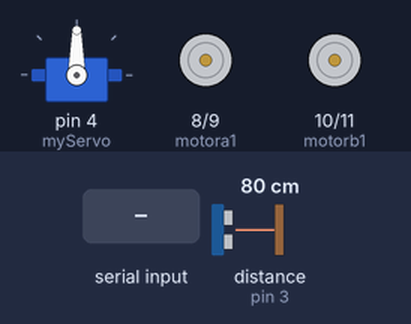
Recording of a sketch running on a simulated Arduino Uno, built with avr-gcc and run on an emulated ATmega328P. On the bench: servo, motor-driver pin pairs drawn as motors (green arrow = first pin HIGH = forward, orange = second pin HIGH = backward, longer = more drive, scaled by the enable pin). Inputs (shaded band) come from the test bench; at power-on: distance to the obstacle (sensor on pin 3) 80 cm. The echo pulse lasts 58.3 µs per cm.

Above: at 1.2 s.
1.3 s: "M" received over Serial
At 1.7 s:
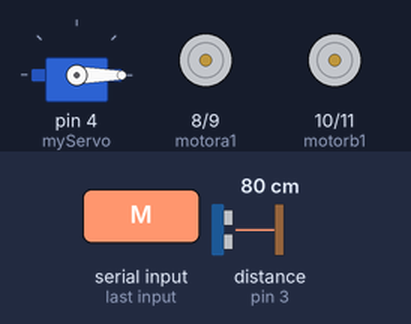
4.3 s: "S" received over Serial
At 5.6 s:
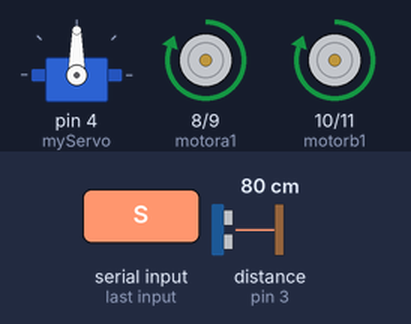
5.9 s: distance to the obstacle (sensor on pin 3) set to 44 cm
7.4 s: distance to the obstacle (sensor on pin 3) set to 36 cm
At 9.3 s:
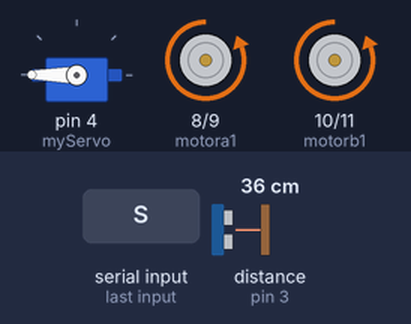
10.4 s: distance to the obstacle (sensor on pin 3) set to 60 cm
At 11.7 s:
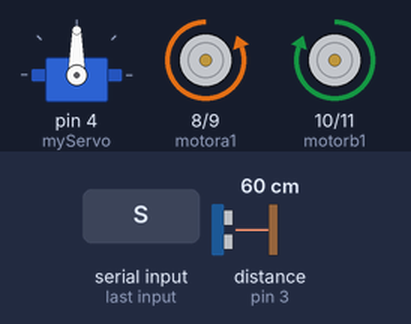
13.3 s: "M" received over Serial
At 15.8 s:
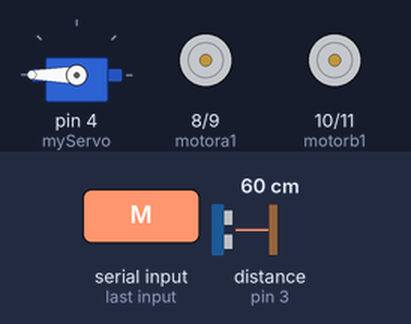
Timing chart, 0 to 17.3 s (numbered marks = the images above; inputs shaded):
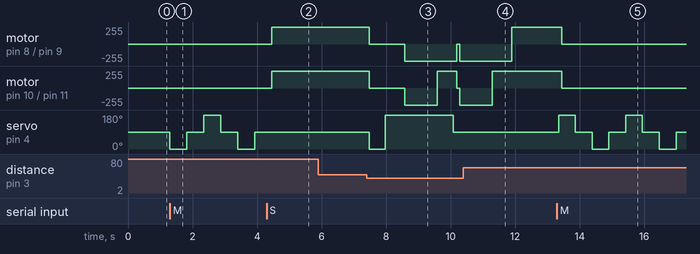

Measured:
- the behaviour switches between 41 and 40 cm on distance to the obstacle (sensor on pin 3) (found by bisection; images 2 and 3)
- after the input at 1.3 s, servo on pin 4 (myServo): 90° → 0° at once, → 90° 0.53 s later, → 180° 0.53 s later, → 90° 0.53 s later, … (6 changes in this stretch)
- after the input at 4.3 s, motor on pin 8 (motora1) / pin 9 (motora2), motor on pin 10 (motorb1) / pin 11 (motorb2): stopped → forward 255/255 after 0.16 s; servo on pin 4 (myServo): stays 90° (without the input it goes to 180° after 0.16 s)
- after the input at 5.9 s, every drawn part: stays the same
- after the input at 10.4 s, motor on pin 10 (motorb1) / pin 11 (motorb2): goes on until 11.3 s, then stays forward 255/255
- after the input at 13.3 s, motor on pin 8 (motora1) / pin 9 (motora2), motor on pin 10 (motorb1) / pin 11 (motorb2): forward 255/255 → stopped after 0.15 s; servo on pin 4 (myServo): 90° → 180° after 0.05 s, → 90° 0.52 s later, → 0° 0.52 s later, → 90° 0.52 s later, … (8 changes in this stretch)

The sketch:

Car_Project_by_arduino.ino
```cpp
#include <Servo.h>
#define motora1 8
#define motora2 9
#define motorb1 10
#define motorb2 11
#define trig 2
#define echo 3
#define Self_Driving_Distance 40
#define Servo_interval 500
#define enb 140
#define enA 12
#define enB 13
Servo myServo;
int time1=0;
char key;
bool ultraActive=0,Self_Avoid=0;
unsigned long long int timer1=0;
unsigned int position1=90,fowrwardDistance=100,leftDistance=100,rightDistance=100;
unsigned int rightDistance_Self=100,leftDistance_Self=100,maxd=0,fowrward_Self=0;
char count=0,Servo_Counter=0;
unsigned int count3=0;

///function declerations

void forward();
void back();
void right();
void left();
void stop1();
unsigned int distance();
void Self_Drive(unsigned int *count3,unsigned int *rightDistance,unsigned int *leftDistance,unsigned int *maxd,unsigned int *fowrward);
void setup() {
  Serial.begin(9600);

  pinMode(motora1,OUTPUT);
  pinMode(motora2,OUTPUT);
  pinMode(motorb1,OUTPUT);
  pinMode(motorb2,OUTPUT);
  pinMode(trig,OUTPUT);
  pinMode(echo,INPUT);
  myServo.attach(4);
  myServo.write(90);
  stop1();
  timer1=millis();

}

void loop() {
  if(Serial.available())
  {
    key=Serial.read();
  }
  if(key=='M')  //Press M via Bluetooth to active radar
  {
    ultraActive=1;
    Self_Avoid=0;
  }
  if(key=='O')     //Press M via Bluetooth to disable radar
  {
    ultraActive=0;
    Self_Avoid=0;
  }
  if(key=='S'){   //Press S via Bluetooth to active Self avoiding collision
    ultraActive=1;
    Self_Avoid=1;

  }
  if(ultraActive==0)
{
    if(key=='A')
  {

  forward();

  }
  else if(key=='B')
  right();
  else if(key=='C')
  left();
  else if(key=='D')
  {
  back();

}
else{
  stop1();
}

}
if(ultraActive==1 &&Self_Avoid ==0){
  ///Servo_Motion
  ///radar movement (90 ->> 180 ->>90 ->> 0)
if(millis()-timer1>=Servo_interval){
  if(position1==90 &&Servo_Counter==0){
   myServo.write(0);
   position1=0;
   timer1=millis();
  }
  else if(position1==0 &&Servo_Counter==0){
   myServo.write(90);
   position1=90;
   timer1=millis();
   Servo_Counter=1;
  }
  else if(position1==90 &&Servo_Counter==1){
   myServo.write(180);
   position1=180;
   timer1=millis();
  }
  else if(position1==180 &&Servo_Counter==1){
   myServo.write(90);
   position1=90;
   timer1=millis();
   Servo_Counter=0;
  }

}
else{}
///Store the distance in all directions
if(position1==90)
{
  delay(100);
  fowrwardDistance=distance();
}
if(position1==180)
{
  delay(100);
  rightDistance=distance();
}
if(position1==0)
{
  delay(100);
  leftDistance=distance();
}
///Take action to disable direction that will make collide
if(fowrwardDistance<=30)
  {
    count++;
   if(key=='A')
  {
    stop1();
  }
  else if(key=='B')
  right();
  else if(key=='C')
  left();
  else if(key=='D')
  {
  back();

}
else{
  stop1();
}
  }
  else if(rightDistance<=30)
  {
    count++;
   if(key=='A')
  {
    forward();
  }
  else if(key=='C')
  left();
  else if(key=='D')
  {
  back();

}
else{
  stop1();
}
  }
    else if(leftDistance<=30)
  {
    count++;
   if(key=='A')
  {
    forward();
  }
  else if(key=='B')
  right();
  else if(key=='D')
  {
  back();

}
else{
  stop1();
}
  }
  ///If the road is clear so move anywhere without limits
if(count==0){
     if(key=='A')
  {
    forward();
  }
  else if(key=='B')
  right();
  else if(key=='C')
  left();
  else if(key=='D')
  {
  back();

}
else{
  stop1();
}
  }
}
 if(Self_Avoid==1){
  count++;
  Self_Drive(&count3,&rightDistance_Self,&leftDistance_Self,&maxd,&fowrward_Self);

  }

 count=0;

}

void forward(){
analogWrite(enA,enb);
analogWrite(enB,enb);
digitalWrite(motora1,HIGH);
digitalWrite(motora2,LOW);
digitalWrite(motorb1,HIGH);
digitalWrite(motorb2,LOW);

  }
void back(){
analogWrite(enA,enb);
analogWrite(enB,enb);
digitalWrite(motora1,LOW);
digitalWrite(motora2,HIGH);
digitalWrite(motorb1,LOW);
digitalWrite(motorb2,HIGH);

  }
void right(){
analogWrite(enA,enb);
analogWrite(enB,enb);
digitalWrite(motora1,LOW);
digitalWrite(motora2,HIGH);
digitalWrite(motorb1,HIGH);
digitalWrite(motorb2,LOW);

  }
void left(){
analogWrite(enA,enb);
analogWrite(enB,enb);
digitalWrite(motora1,HIGH);
digitalWrite(motora2,LOW);
digitalWrite(motorb1,LOW);
digitalWrite(motorb2,HIGH);

  }
void stop1(){
digitalWrite(motora1,LOW);
digitalWrite(motora2,LOW);
digitalWrite(motorb1,LOW);
digitalWrite(motorb2,LOW);

  }

  unsigned int distance()
  {
   unsigned int  distance=0;
    digitalWrite(trig,LOW);
    delayMicroseconds(5);
    digitalWrite(trig,HIGH);
    delayMicroseconds(10);
    digitalWrite(trig,LOW);
    time1=pulseIn(echo,HIGH);
    distance=time1*(0.0343/2);
    return distance;


  }

  void Self_Drive(unsigned int *count3,unsigned int *rightDistance,unsigned int *leftDistance,unsigned int *maxd,unsigned int *fowrward){

    myServo.write(90);
    delay(100);
    *fowrward=distance();
    if(*fowrward>=Self_Driving_Distance){
      forward();
      *count3=0;

    }
    else {
    {
      if(*count3==0){
      stop1();
      myServo.write(0);
      delay(500);
      *leftDistance=distance();
      myServo.write(180);
      delay(500);
      *rightDistance=distance();
       if(*rightDistance>=Self_Driving_Distance || *leftDistance >=Self_Driving_Distance)
    {
      if(max(*rightDistance,*leftDistance)==*rightDistance)
      {
        *maxd=*rightDistance;
      }
      else if(max(*rightDistance,*leftDistance)==*leftDistance)
      {
        *maxd=*leftDistance;
      }
      else{
        stop1();
    }

  }
  *count3=1;
    }

    if(*maxd==*rightDistance &&*fowrward<Self_Driving_Distance){
      right();
      myServo.write(90);
      delay(100);
    *fowrward=distance();
      delay(2000);
    }
    else if(* maxd==*leftDistance&&*fowrward<Self_Driving_Distance){
      left();
      myServo.write(90);
      delay(100);
    *fowrward=distance();
      delay(2000);
    }
    else{
      stop1();
      delay(100);
      back();
      delay(1000);
      right();
      delay(500);

    }
  }
  }
  }
```
